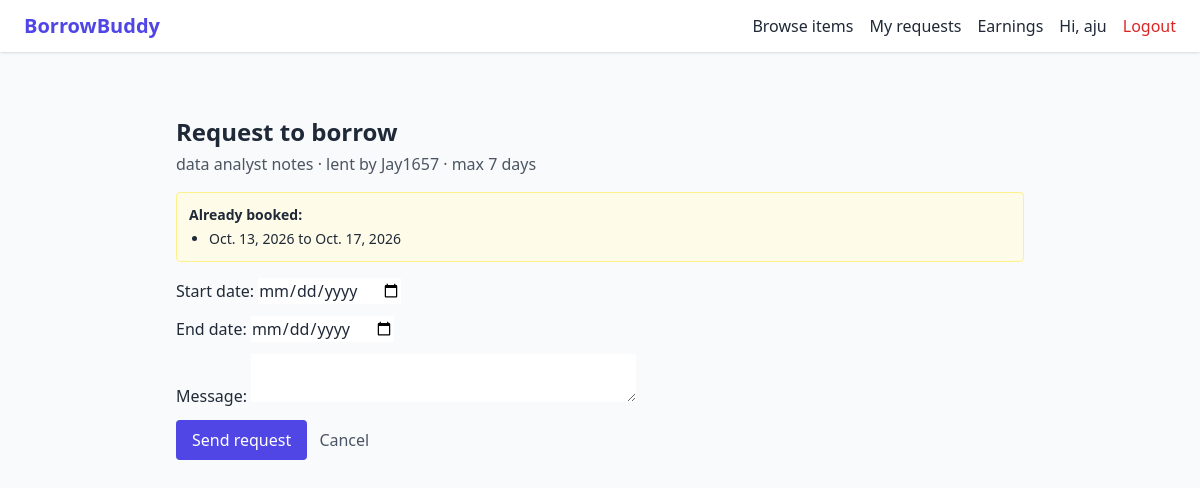
Screenshot of /borrow/request/4/ (signed in) with the database file from the repository.
### items/models.py (models this page shows, shortened)
class Item(models.Model):
    CONDITION_CHOICES = [
        ("new", "Like new"),
        ("good", "Good"),
        ("fair", "Fair"),
    ]
    owner = models.ForeignKey(
        settings.AUTH_USER_MODEL, on_delete=models.CASCADE, related_name="items"
    )
    category = models.ForeignKey(
        Category, on_delete=models.PROTECT, related_name="items"
    )
    title = models.CharField(max_length=100)
    description = models.TextField(blank=True)
    condition = models.CharField(max_length=10, choices=CONDITION_CHOICES, default="good")
    max_days = models.PositiveIntegerField(default=7, help_text="Longest borrow period in days")
    price_per_day = models.DecimalField(
        max_digits=8,
        decimal_places=2,
        default=0,
        validators=[MinValueValidator(0)],
        help_text="Rent per day in ₹ (0 means free)",
    )
    image = models.ImageField(upload_to="items/", blank=True)
    is_active = models.BooleanField(default=True)
    created_at = models.DateTimeField(auto_now_add=True)
    class Meta:
        ordering = ["-created_at"]

### borrowing/models.py (models this page shows, shortened)
class BorrowRequest(models.Model):
    class Status(models.TextChoices):
        REQUESTED = "REQUESTED", "Requested"
        APPROVED = "APPROVED", "Approved"
        COLLECTED = "COLLECTED", "Collected"
        RETURNED = "RETURNED", "Returned"
        DECLINED = "DECLINED", "Declined"
        CANCELLED = "CANCELLED", "Cancelled"
    class PaymentStatus(models.TextChoices):
        NOT_REQUIRED = "NOT_REQUIRED", "No payment needed"
        UNPAID = "UNPAID", "Unpaid"
        PAID = "PAID", "Paid"
        REFUNDED = "REFUNDED", "Refunded"
    BLOCKING_STATUSES = [Status.APPROVED, Status.COLLECTED]
    item = models.ForeignKey(Item, on_delete=models.CASCADE, related_name="borrow_requests")
    borrower = models.ForeignKey(
        settings.AUTH_USER_MODEL, on_delete=models.CASCADE, related_name="borrow_requests"
    )
    start_date = models.DateField()
    end_date = models.DateField()
    status = models.CharField(max_length=10, choices=Status.choices, default=Status.REQUESTED)
    message = models.TextField(blank=True)
    total_price = models.DecimalField(max_digits=10, decimal_places=2, default=0)
    payment_status = models.CharField(
        max_length=12, choices=PaymentStatus.choices, default=PaymentStatus.NOT_REQUIRED
    )
    collected_at = models.DateTimeField(null=True, blank=True)
    returned_at = models.DateTimeField(null=True, blank=True)
    created_at = models.DateTimeField(auto_now_add=True)
    class Meta:
        ordering = ["-created_at"]
        constraints = [
            models.CheckConstraint(
                condition=models.Q(end_date__gte=models.F("start_date")),
                name="end_not_before_start",
            )
        ]

### borrowing/views.py (the view)
# urls.py: path("request/<int:item_pk>/", views.request_create, name="request_create"),
@login_required
def request_create(request, item_pk):
    item = get_object_or_404(Item, pk=item_pk, is_active=True)
    if request.method == "POST":
        form = BorrowRequestForm(request.POST, item=item, borrower=request.user)
        if form.is_valid():
            borrow = form.save(commit=False)
            borrow.item = item
            borrow.borrower = request.user
            borrow.total_price = item.price_per_day * borrow.days
            borrow.payment_status = (
                BorrowRequest.PaymentStatus.UNPAID
                if borrow.total_price > 0
                else BorrowRequest.PaymentStatus.NOT_REQUIRED
            )
            borrow.save()
            messages.success(request, "Request sent! The owner will review it.")
            return redirect("my_requests")
    else:
        form = BorrowRequestForm(item=item, borrower=request.user)
    booked = BorrowRequest.objects.filter(
        item=item,
        status__in=BorrowRequest.BLOCKING_STATUSES,
        end_date__gte=timezone.localdate(),
    ).order_by("start_date")
    return render(
        request,
        "borrowing/request_form.html",
        {"form": form, "item": item, "booked": booked},
    )

### borrowing/forms.py (shortened to what this page needs)
class BorrowRequestForm(forms.ModelForm):
    class Meta:
        model = BorrowRequest
        fields = ["start_date", "end_date", "message"]
        widgets = {
            "start_date": forms.DateInput(attrs={"type": "date"}),
            "end_date": forms.DateInput(attrs={"type": "date"}),
            "message": forms.Textarea(attrs={"rows": 2}),
        }
    def __init__(self, *args, item, borrower, **kwargs):
        super().__init__(*args, **kwargs)
        self.item = item
        self.borrower = borrower

### templates/borrowing/request_form.html (shortened to what this page needs)
{% extends "base.html" %}
{% block content %}
  <h2 class="text-2xl font-bold mb-1">Request to borrow</h2>
  <p class="text-gray-600 mb-4">
    {{ item.title }} · lent by {{ item.owner.username }} · max {{ item.max_days }} days
  </p>
  {% if booked %}
    <div class="bg-yellow-50 border border-yellow-200 rounded p-3 mb-4 text-sm">
      <p class="font-semibold mb-1">Already booked:</p>
      <ul class="list-disc ml-5">
        {% for b in booked %}
          <li>{{ b.start_date }} to {{ b.end_date }}</li>
        {% endfor %}
      </ul>
    </div>
  {% endif %}
  <form method="post" class="space-y-3">
    {{ form.as_p }}
    <button class="bg-indigo-600 text-white px-4 py-2 rounded">Send request</button>
    <a href="{% url 'item_detail' item.pk %}" class="ml-2 text-gray-600 hover:underline">Cancel</a>
  </form>
{% endblock %}

### templates/base.html (shortened to what this page needs)
<!DOCTYPE html>
<html lang="en">
<head>
  <script src="https://cdn.tailwindcss.com"></script>
</head>
<body class="bg-gray-50 text-gray-800">
  <nav class="bg-white shadow px-6 py-3 flex items-center justify-between">
    <a href="{% url 'home' %}" class="text-xl font-bold text-indigo-600">BorrowBuddy</a>
    <div class="flex items-center gap-4">
      <a href="{% url 'item_list' %}" class="hover:underline">Browse items</a>
      {% if user.is_authenticated %}
        <a href="{% url 'my_requests' %}" class="hover:underline">My requests</a>
        <a href="{% url 'earnings' %}" class="hover:underline">Earnings</a>
        <span>Hi, {{ user.username }}</span>
        <form method="post" action="{% url 'logout' %}">
          <button class="text-red-600 hover:underline">Logout</button>
        </form>
      {% else %}
        <a href="{% url 'login' %}" class="hover:underline">Login</a>
        <a href="{% url 'signup' %}" class="bg-indigo-600 text-white px-3 py-1 rounded">Sign up</a>
      {% endif %}
    </div>
  </nav>
  <main class="max-w-4xl mx-auto mt-10 p-6">
    {% block content %}{% endblock %}
  </main>
</body>
</html>

### rows the page displays
Item: title "data analyst notes", owner.username "Jay1657", max_days "7"
BorrowRequest: start_date "Oct. 13, 2026", end_date "Oct. 17, 2026"

### other values shown
{{ user.username }} "aju"
